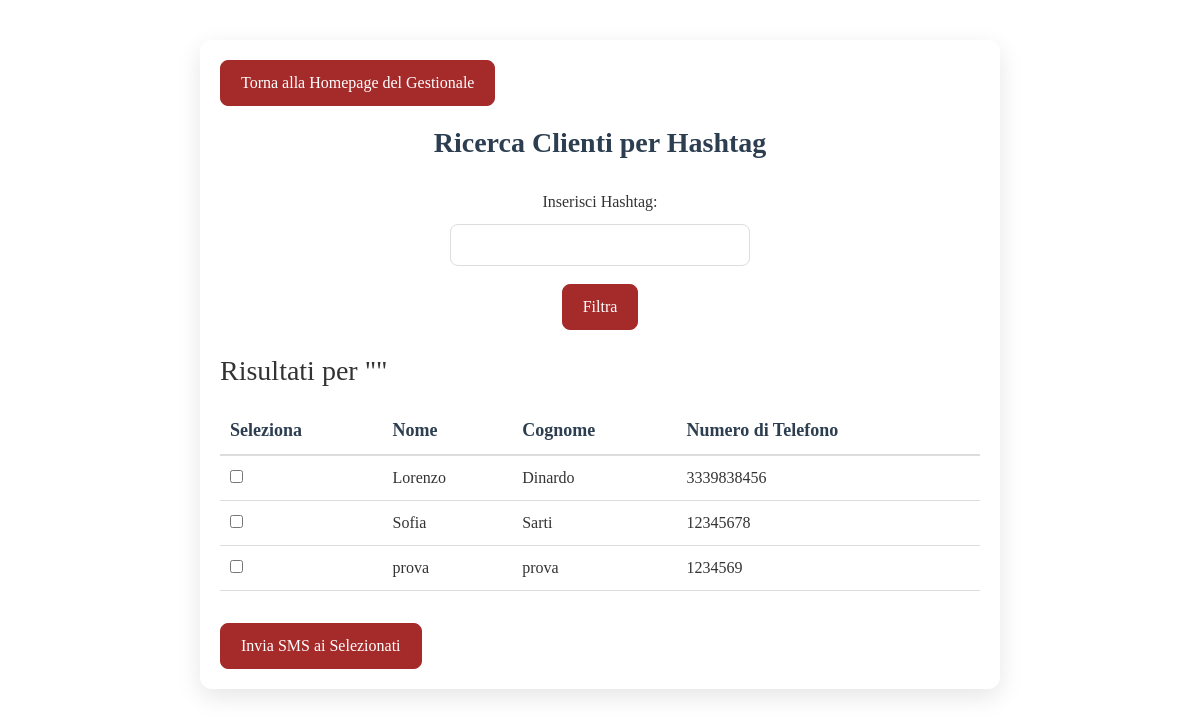
The page /gestionale/clienti/ricerca/ (signed in) on the database as committed earlier.
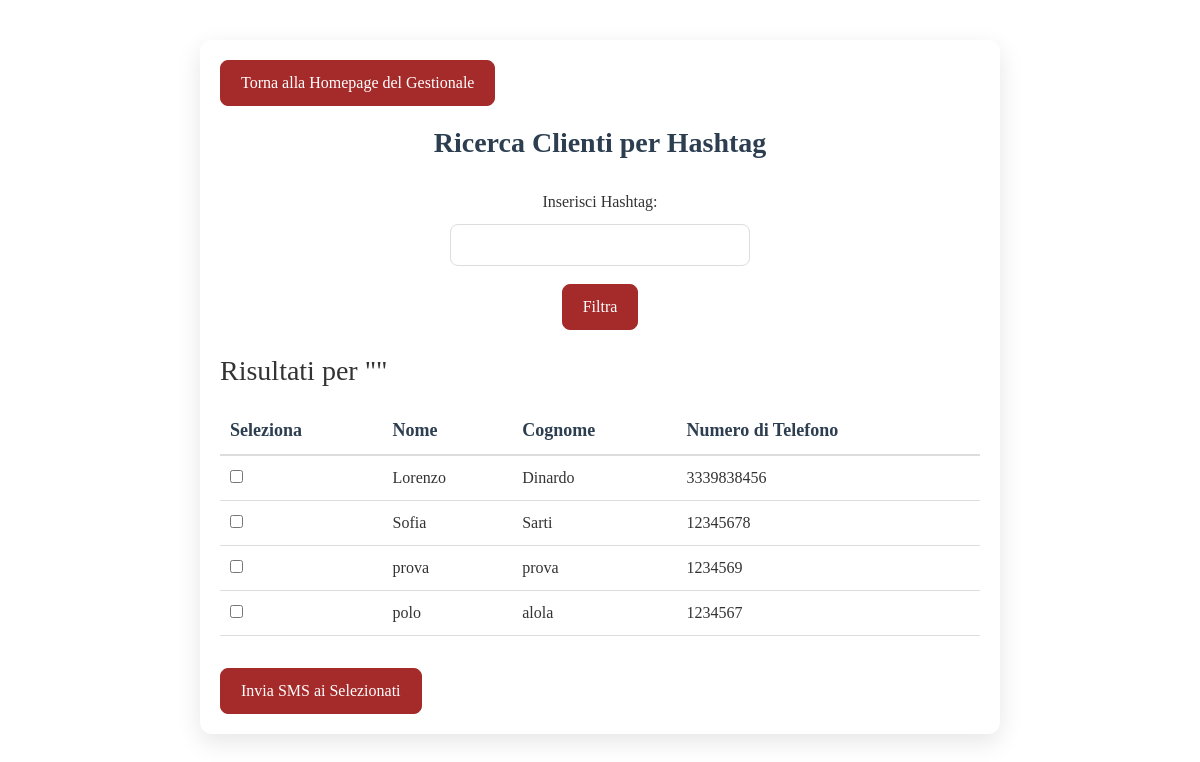
The same page on the database as committed later.
### gestionale/models.py (models this page shows, shortened)
class Customer(models.Model):
    first_name = models.CharField(max_length=100)
    last_name = models.CharField(max_length=100)
    phone_number = models.CharField(max_length=20)
    hashtag = models.CharField(max_length=100, blank=True, null=True, default="")
    numero_prenotazioni = models.IntegerField(default=0)

### gestionale/views.py (the view)
# urls.py: path('clienti/ricerca/', views.search_customers_by_hashtag, name='search_customers_by_hashtag'),
@login_required
def search_customers_by_hashtag(request):
    hashtag_query = request.GET.get('hashtag', '').strip()
    if hashtag_query:
        customers = Customer.objects.filter(hashtag__icontains=hashtag_query)
    else:
        customers = Customer.objects.all()
    hashtags = (
        Customer.objects
        .exclude(hashtag="")
        .values_list('hashtag', flat=True)
    )
    unique_hashtags = set(tag.strip() for tags in hashtags for tag in tags.split(',') if tag.strip())
    return render(request, 'gestionale/search_customers.html', {
        'customers': customers,
        'hashtag_query': hashtag_query,
        'unique_hashtags': unique_hashtags,
    })

### gestionale/templates/gestionale/search_customers.html (shortened to what this page needs)
{% extends "base.html" %}
{% load static %}
{% block css_files %}
    <link rel="stylesheet" href="{% static 'gestionale/shared.css' %}">
{% endblock %}
{% block content %}
<div class="reservation-container">
    <a href="{% url 'gestionale:gestionale' %}" class="back-to-home">Torna alla Homepage del Gestionale</a>
    <h2>Ricerca Clienti per Hashtag</h2>
    <form method="get" action="{% url 'gestionale:search_customers_by_hashtag' %}" class="date-selector-form">
        <label for="hashtag">Inserisci Hashtag:</label>
        <input type="text" id="hashtag" name="hashtag" value="{{ hashtag_query }}" class="form-control" list="suggested-hashtags" />
        <button type="submit" class="nav-button mt-2">Filtra</button>
    </form>
    {% if customers %}
        <form method="post" action="{% url 'gestionale:send_sms' %}">
            <h3 class="mt-4">Risultati per "{{ hashtag_query|default_if_none:'tutti i clienti' }}"</h3>
            <div class="reservation-list">
                <table class="table">
                    <thead>
                        <tr>
                            <th>Seleziona</th>
                            <th>Nome</th>
                            <th>Cognome</th>
                            <th>Numero di Telefono</th>
                        </tr>
                    </thead>
                    <tbody>
                        {% for customer in customers %}
                            <tr>
                                <td>
                                    <input type="checkbox" name="selected_customers" value="{{ customer.id }}">
                                </td>
                                <td>{{ customer.first_name }}</td>
                                <td>{{ customer.last_name }}</td>
                                <td>{{ customer.phone_number }}</td>
                            </tr>
                        {% endfor %}
                    </tbody>
                </table>
            </div>
            <button type="submit" class="nav-button mt-3">Invia SMS ai Selezionati</button>
        </form>
    {% else %}
        <p class="no-reservation mt-4">Nessun cliente trovato.</p>
    {% endif %}
</div>
{% endblock %}

Rows that differ between the two databases and show on the page:
added Customer: first_name "polo", last_name "alola", phone_number "1234567"
